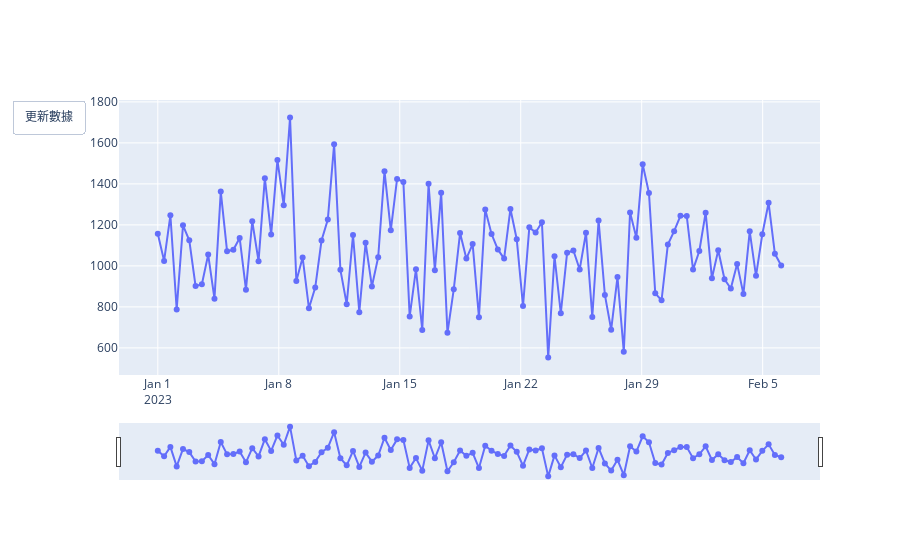

Source (notebook cell):
### Markdown cell above
## 3. 實時數據更新

### Code cell
def simulate_realtime_data():
    """模擬實時數據更新"""
    # 創建基礎圖表
    fig = go.Figure()
    
    # 初始數據
    initial_data = df_processed.head(100)
    
    # 添加初始折線圖
    fig.add_trace(
        go.Scatter(x=initial_data['日期'],
                  y=initial_data['銷售額'],
                  mode='lines+markers',
                  name='實時銷售額')
    )
    
    # 添加更新按鈕
    fig.update_layout(
        updatemenus=[
            dict(
                type="buttons",
                showactive=False,
                buttons=[
                    dict(
                        label="更新數據",
                        method="animate",
                        args=[None,
                              {"frame": {"duration": 500, "redraw": True},
                               "fromcurrent": True,
                               "transition": {"duration": 300}}]
                    )
                ]
            )
        ]
    )
    
    # 添加滑動條
    fig.update_layout(
        xaxis=dict(
            rangeslider=dict(visible=True),
            type="date"
        )
    )
    
    fig.show()

simulate_realtime_data()
